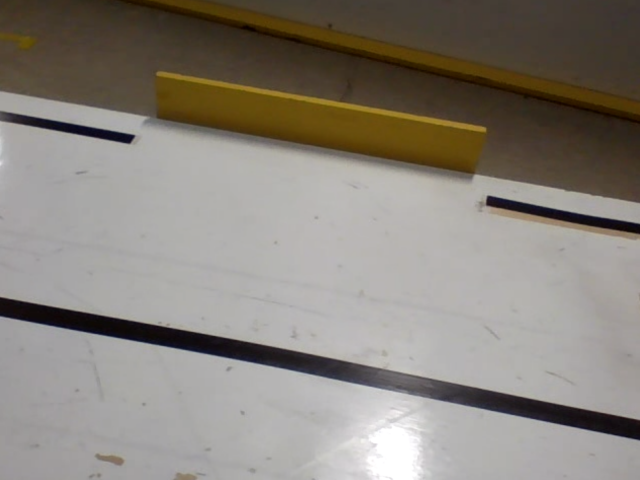
#> input picture videoline.png, 640 x 480 px
$ python img_sample.py   (older library calls are emulated)
#> lines starting #> are read from the running program, lines starting #| are printed output that depends on the picture; after the words box and inside, x2 and y2 are one past the last pixel; in counts of white or black regions, pixels touching at a corner belong together
#!/usr/bin/env python2
# -*- coding: utf-8 -*-
import cv2
import math
import copy as cp
import numpy as np

#w =0

img = cv2.imread('videoline.png')
#> img is the input picture: shape (480, 640, 3); mean B, G, R 122.7, 130.9, 137
# [9 lines of commented-out code are left out]
white_pixel = 255
d = 0
n=0
x_cnt = 0

line_mtx = np.full((8,4,2),0)

x, y = 0,0
h, w = 480,80

lx1=None
lx2=None
ly1=None
ly2=None

#------------------------------------
cv_frame = img
cv_frame_copy = img
#----------------
cv2.line(cv_frame_copy, (80,0), (80,480), (0, 255, 255),1)
cv2.line(cv_frame_copy, (160,0), (160,480), (0, 255, 255),1)
cv2.line(cv_frame_copy, (240,0), (240,480), (0, 255, 255),1)
cv2.line(cv_frame_copy, (320,0), (320,480), (0, 255, 255),1)
cv2.line(cv_frame_copy, (400,0), (400,480), (0, 255, 255),1)
cv2.line(cv_frame_copy, (480,0), (480,480), (0, 255, 255),1)
cv2.line(cv_frame_copy, (560,0), (560,480), (0, 255, 255),1)
cv2.line(cv_frame_copy, (640,0), (640,480), (0, 255, 255),1)

#cv2.line(cv_frame_copy, (0,240), (640,240), (255, 0, 255),2)
#---------------
hsv = cv2.cvtColor(cv_frame, cv2.COLOR_BGR2HSV)
#> hsv: shape (480, 640, 3); mean H, S, V 36.8, 49.7, 138.5

mask_black = cv2.inRange(hsv, np.array([0,0,0]), np.array([180,255,80]))
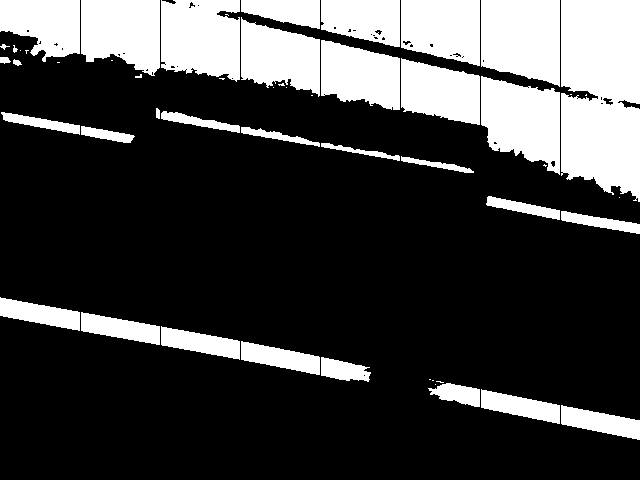
#> mask_black: shape (480, 640); 25.1% white; 52 white regions (19 under 20 px), largest, box (x1, y1, x2, y2) and area: (561, 0, 640, 202) 14280, (481, 0, 560, 87) 5981, (161, 0, 240, 82) 5638
mask_white = cv2.inRange(hsv, np.array([0,0,106]), np.array([180,255,255]))
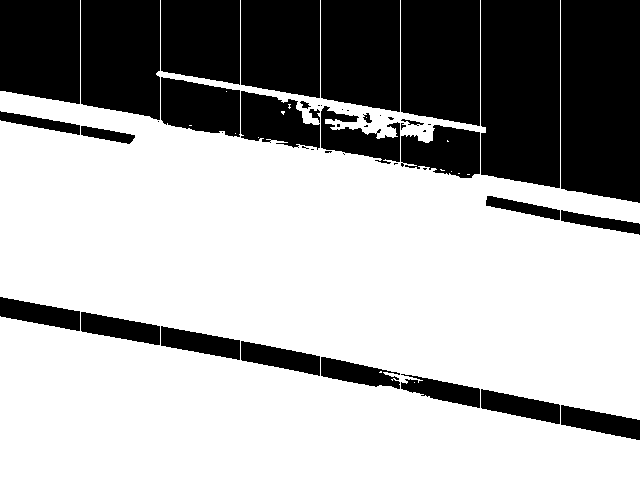
#> mask_white: shape (480, 640); 65.9% white; 47 black regions (19 under 20 px), largest, box (x1, y1, x2, y2) and area: (561, 0, 640, 203) 15476, (481, 0, 560, 188) 14299, (401, 0, 480, 126) 9407

#----  opening-closing processing  -----------------
kernel = np.ones((10,10),np.uint8)
mask_black_frame = mask_black

#-----------------------------------------------------
for depth in range(8):
    cnt = 0
    mask_black_trim = mask_black[y:y+h, x:x+w]
    image,contours,hierarchy = cv2.findContours(mask_black_trim, cv2.RETR_EXTERNAL,cv2.CHAIN_APPROX_SIMPLE)

    for i in range(len(contours)):
        rect = cv2.minAreaRect(contours[i])
        box = cv2.boxPoints(rect)
        box = np.int0(box)

#--------------------------------
        for m in range(4):
            box[m][0] += 80 * x_cnt

        org_list = np.full((4,2),0)
        for m in range(4):
            org_list[m][0] = box[m][0]
            org_list[m][1] = box[m][1]

#---- sort_x --------------------
        sort_x = org_list[np.argsort(org_list[:, 0])]

#---- sort_y --------------------
        sort_y = org_list[np.argsort(org_list[:, 1])]

#---- calc diagonal ------------------
        diagonal_w = sort_x[3][0] - sort_x[0][0]
        diagonal_h = sort_x[3][1] - sort_x[0][1]
        diagonal_w = abs(diagonal_w)
        diagonal_h = abs(diagonal_h)
        diagonal = diagonal_w**2 + diagonal_h**2
        diagonal = int(math.sqrt(diagonal))

        ang = 0
        if diagonal_h!=0 and diagonal_w!=0:
            ang= float(diagonal_h) / (diagonal_w)
            ang= math.degrees(math.atan(ang))
            ang= abs(ang)

#---- choose rect ---------------
        if sort_y[0][1]-30>0 and mask_white[sort_y[0][1]-70, sort_y[0][0]]==white_pixel:

#print diagonal

            if cnt==0:
                box1= cp.copy(sort_y)
            elif cnt==1:
                box2= cp.copy(sort_y)

            cnt += 1

#---- choose line -------------------
    if cnt==2:
        if box1[3][1]<box2[3][1]:
            cv2.drawContours(cv_frame_copy,[box2],0,(255,255,0),1)
            for m in range(4):
                line_mtx[depth][m][0] = box2[m][0]
                line_mtx[depth][m][1] = box2[m][1]

        elif box2[3][1]<box1[3][1]:
            cv2.drawContours(cv_frame_copy,[box1],0,(255,255,0),1)
            for m in range(4):
                line_mtx[depth][m][0] = box1[m][0]
                line_mtx[depth][m][1] = box1[m][1]

    if cnt==1:
        cv2.drawContours(cv_frame_copy,[box1],0,(255,255,0),1)
        for m in range(4):
            line_mtx[depth][m][0] = box1[m][0]
            line_mtx[depth][m][1] = box1[m][1]


#-----------------------------------------
    x += 80
    x_cnt += 1
#> this loop made 8 passes
#> pass 1, `mask_black_trim = mask_black[y:y+h, x:x+w]`:
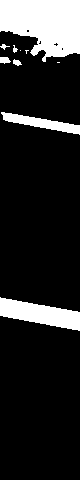
#> mask_black_trim: shape (480, 80); 15.7% white; 10 white regions (3 under 20 px), largest, box (x1, y1, x2, y2) and area: (0, 0, 80, 62) 3677, (0, 297, 80, 331) 1505, (1, 112, 80, 135) 698
#> pass 3, `mask_black_trim = mask_black[y:y+h, x:x+w]`:
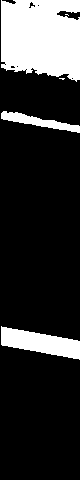
#> mask_black_trim: shape (480, 80); 20.2% white; 5 white regions (2 under 20 px), largest, box (x1, y1, x2, y2) and area: (1, 0, 80, 82) 5638, (1, 326, 80, 360) 1493, (1, 111, 80, 133) 633
#> after the loop:
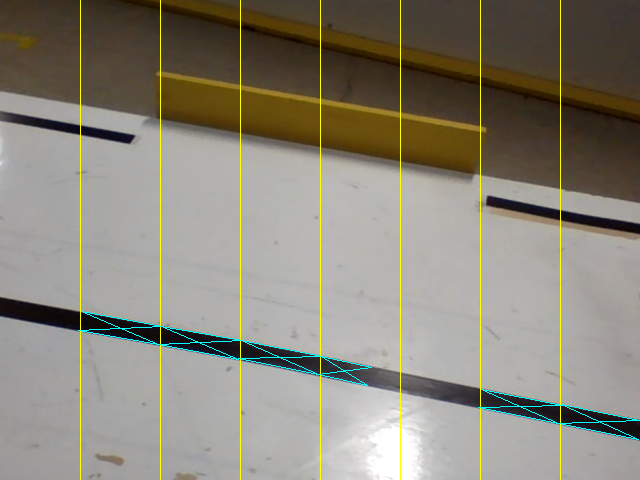
#> cv_frame_copy: shape (480, 640, 3); mean B, G, R 122.5, 133.4, 137.9
#> after the loop:
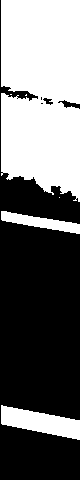
#> mask_black_trim: shape (480, 80); 43.3% white; 6 white regions (3 under 20 px), largest, box (x1, y1, x2, y2) and area: (1, 0, 80, 202) 14280, (1, 405, 80, 440) 1533, (1, 211, 80, 234) 792
#> after the loop, x = 640; x_cnt = 8

#print line_mtx

#------ line ----------------------------------------
ch = 0
for depth in range(8):
    if line_mtx[depth][3][0]!=0 and line_mtx[depth][3][1]!=0 and ch!=1:
        lx1 = line_mtx[depth][3][0]
        ly1 = line_mtx[depth][3][1]
        ch = 1
    elif line_mtx[depth][3][0]!=0 and line_mtx[depth][3][1]!=0 and ch==1:
        lx2 = line_mtx[depth][3][0]
        ly2 = line_mtx[depth][3][1]
#> this loop made 8 passes
#> (lx2, ly2) on passes 3, 4, 5, 7, 8: (238, 359), (318, 374), (367, 385), (558, 423), (638, 439)
#> (lx1, ly1) on pass 2: (158, 344)
#> after the loop, ch = 1; lx1 = 158; ly1 = 344

if lx1!=None and lx2!=None and ly1!=None and ly2!=None:
    cv2.circle(cv_frame_copy, (lx1,ly1), 8, (0, 255, 0), thickness=-1)
    cv2.circle(cv_frame_copy, (lx2,ly2), 8, (0, 255, 0), thickness=-1)
#> cv_frame_copy: shape (480, 640, 3); mean B, G, R 122.4, 133.5, 137.8

    cv2.line(cv_frame_copy, (lx1,ly1), (lx2,ly2), (0, 0, 255),5)

#---- line ang --------------------------------------
    l_w = lx2 - lx1
#> l_w = 480
    l_h = ly1 - ly2
#> l_h = -95
    theta = float(l_h) / float(l_w)
#> theta = -0.198
    theta = math.degrees(math.atan(theta))
#> theta = -11.2
    cv2.putText(cv_frame_copy, 'ang = '+str(theta), (50, 50), cv2.FONT_HERSHEY_SIMPLEX, 1.0, (0, 180, 255), thickness=2)
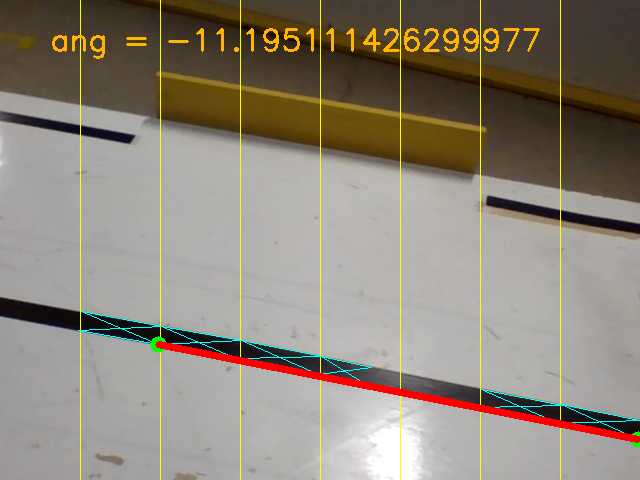
#> cv_frame_copy: shape (480, 640, 3); mean B, G, R 120.5, 133.1, 141.4

cv2.imshow('mask_balck',mask_black)
cv2.imshow('mask_w',mask_white)
cv2.imshow('img',cv_frame_copy)
#cv2.imshow('img_trim',img_trim)
#cv2.imwrite('name.png',img)
cv2.waitKey(0)
cv2.destroyAllWindows()
